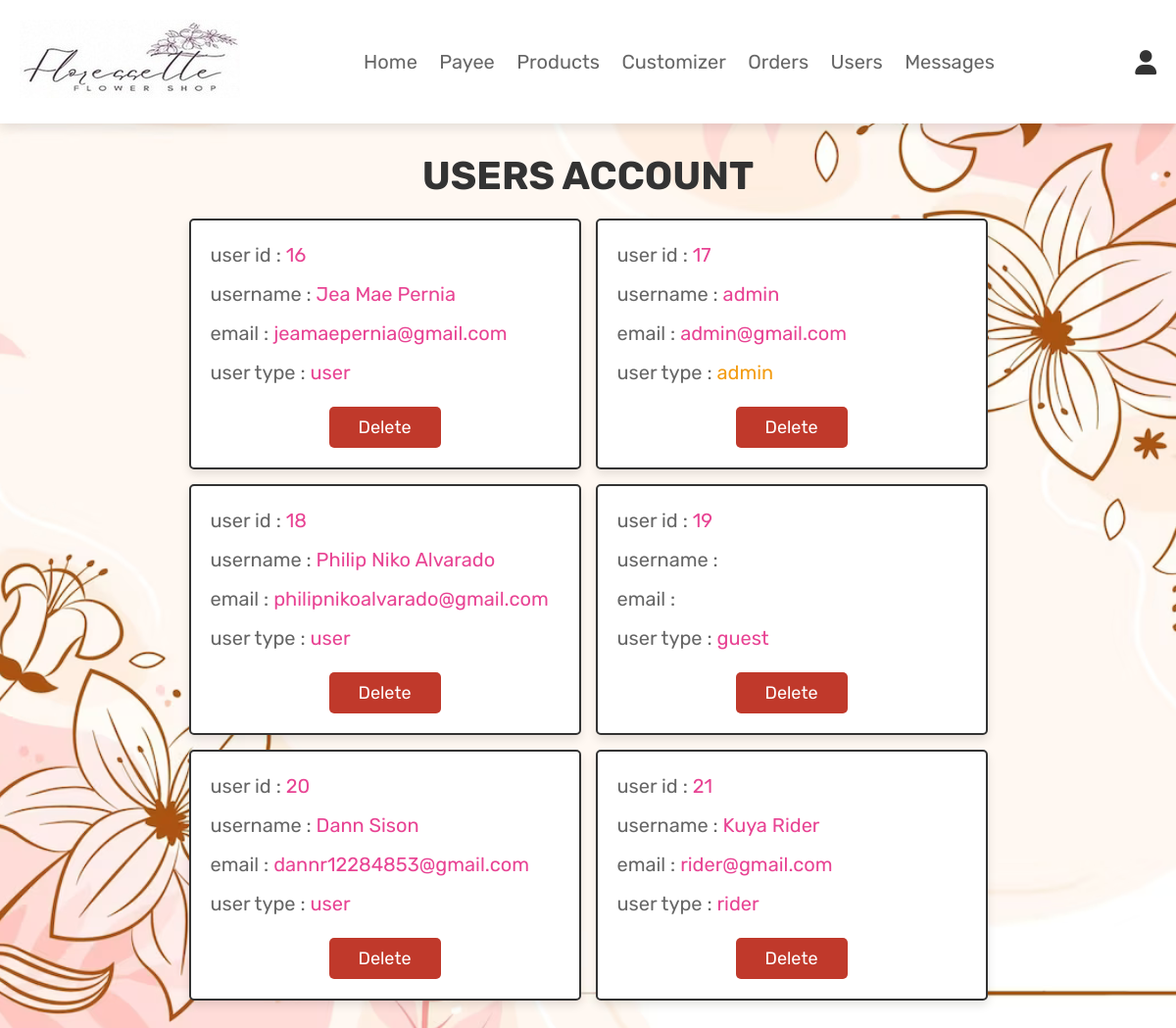
The page /admin_users.php (signed in) on the database its author committed.
### tables this page shows
CREATE TABLE `users` (
  `id` int(100) NOT NULL,
  `name` varchar(255) NOT NULL,
  `email` varchar(255) NOT NULL,
  `contact_number` varchar(11) NOT NULL,
  `flat` varchar(20) NOT NULL,
  `street` varchar(100) NOT NULL,
  `barangay` varchar(100) NOT NULL,
  `city` varchar(100) NOT NULL,
  `region` varchar(20) NOT NULL,
  `zip` varchar(20) NOT NULL,
  `password` varchar(255) NOT NULL,
  `user_type` varchar(20) NOT NULL DEFAULT 'user'
);

### admin_users.php (the view, shortened to what this page needs)
<?php
@include 'config.php';
?>
<!DOCTYPE html>
<html lang="en">
<head>
   <link rel="stylesheet" href="https://cdnjs.cloudflare.com/ajax/libs/font-awesome/6.0.0/css/all.min.css">
   <link rel="stylesheet" href="css/admin_style.css">
</head>
<body>
<?php @include 'admin_header.php'; ?>
<section class="users">
   <h1 class="title">users account</h1>
   <div class="box-container">
      <?php
         $select_users = mysqli_query($conn, "SELECT * FROM `users`") or die('query failed');
         if(mysqli_num_rows($select_users) > 0){
            while($fetch_users = mysqli_fetch_assoc($select_users)){
      ?>
      <div class="box">
         <p>user id : <span><?php echo $fetch_users['id']; ?></span></p>
         <p>username : <span><?php echo $fetch_users['name']; ?></span></p>
         <p>email : <span><?php echo $fetch_users['email']; ?></span></p>
         <p>user type : <span style="color:<?php if($fetch_users['user_type'] == 'admin'){ echo 'var(--orange)'; }; ?>"><?php echo $fetch_users['user_type']; ?></span></p>
         <a href="admin_users.php?delete=<?php echo $fetch_users['id']; ?>" onclick="return confirm('delete this user?');" class="delete-btn">delete</a>
      </div>
      <?php
         }
      }
      ?>
   </div>
</section>
</body>
</html>

### css/admin_style.css (style rules this page uses)
:root { --pink:#e84393; --red:#c0392b; --orange:#f39c12; --black:#333; --white:#fff; --light-color:#666; --light-white:#ccc; --light-bg:#f5f5f5; --border:.2rem solid var(--black); --box-shadow:0 .5rem 1rem rgba(0,0,0,.1); }
* { font-family: 'Rubik', sans-serif; margin:0; padding:0; box-sizing: border-box; outline: none; border:none; text-decoration: none; transition:all .2s linear; }
html { font-size: 62.5%; overflow-x: hidden; scroll-behavior: smooth; scroll-padding-top: 6.5rem; }
body { background: var(--light-bg); background:url(../images/adminbg.png) no-repeat; background-size: cover; background-position: center; background-blend-mode: lighten; }
section { padding:3rem 2rem; }
.title { text-align: center; margin-bottom: 2rem; color:var(--black); text-transform: uppercase; font-size: 4rem; }
.btn, .delete-btn, .option-btn { display: inline-block; border-radius: .5rem; margin-top: 1rem; font-size: 1.8rem; color:var(--white); cursor: pointer; padding:1rem 3rem; text-transform: capitalize; }
.delete-btn { background-color: var(--red); }
.users .box-container { display: grid; grid-template-columns: repeat(auto-fit, 400px); gap:1.5rem; align-items: flex-start; max-width: 2000px; margin: 0 auto; justify-content: center; }
.users .box-container .box { padding:2rem; border: var(--border); background-color: var(--white); box-shadow: var(--box-shadow); border-radius: .5rem; text-align: center; }
.users .box-container .box p { font-size: 2rem; color:var(--light-color); margin-bottom: 1rem; line-height: 1.5; text-align: left; }
.users .box-container .box p span { color:var(--pink); }
.users .box-container .box .delete-btn { margin-top: .5; }

### rows shown on the page
users: id "16", name "Jea Mae Pernia", email "jeamaepernia@gmail.com", user_type "user"
users: id "17", name "admin", email "admin@gmail.com", user_type "admin"
users: id "18", name "Philip Niko Alvarado", email "philipnikoalvarado@gmail.com", user_type "user"
users: id "19", user_type "guest"
users: id "20", name "Dann Sison", email "dannr12284853@gmail.com", user_type "user"
users: id "21", name "Kuya Rider", email "rider@gmail.com", user_type "rider"
